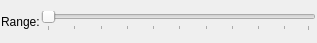
<?xml version="1.0" encoding="UTF-8"?>
<ui version="4.0">
 <class>WidgetGSLibParRange</class>
 <widget class="QWidget" name="WidgetGSLibParRange">
  <property name="geometry">
   <rect>
    <x>0</x>
    <y>0</y>
    <width>317</width>
    <height>43</height>
   </rect>
  </property>
  <property name="windowTitle">
   <string>Form</string>
  </property>
  <layout class="QHBoxLayout" name="horizontalLayout">
   <property name="spacing">
    <number>1</number>
   </property>
   <property name="leftMargin">
    <number>1</number>
   </property>
   <property name="topMargin">
    <number>1</number>
   </property>
   <property name="rightMargin">
    <number>1</number>
   </property>
   <property name="bottomMargin">
    <number>1</number>
   </property>
   <item>
    <widget class="QLabel" name="lblDesc">
     <property name="text">
      <string>Range:</string>
     </property>
    </widget>
   </item>
   <item>
    <widget class="QSlider" name="hsliderValue">
     <property name="orientation">
      <enum>Qt::Horizontal</enum>
     </property>
     <property name="invertedAppearance">
      <bool>false</bool>
     </property>
     <property name="invertedControls">
      <bool>false</bool>
     </property>
     <property name="tickPosition">
      <enum>QSlider::TicksBelow</enum>
     </property>
     <property name="tickInterval">
      <number>10</number>
     </property>
    </widget>
   </item>
  </layout>
 </widget>
 <resources/>
 <connections/>
</ui>
